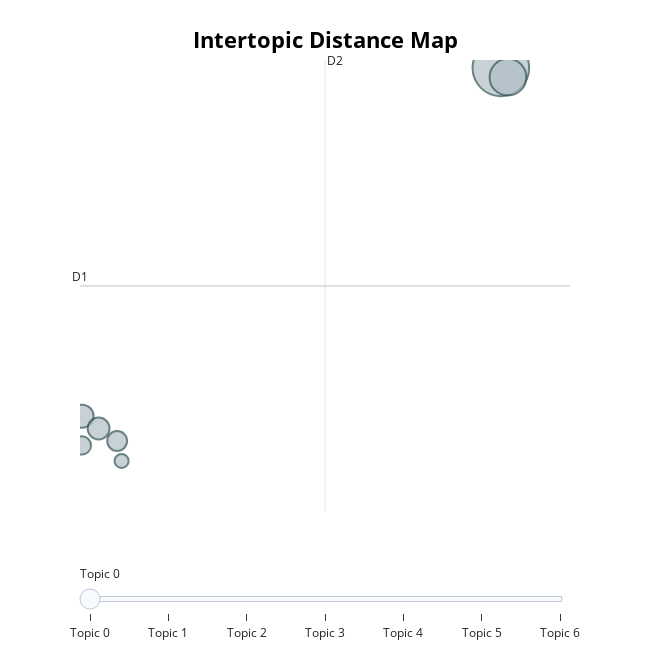

The notebook cell saved with this chart:
### Code cell
topic_model.visualize_topics()

### Figure 1 — Plotly figure (JSON) as saved in the notebook; plotly's stock layout.template omitted (floating-point values rounded to 4 significant figures)
{"data": [{"customdata": [[0, "online | shoes | fashion | clothing | store", 114], [1, "jewelry | jewelery | luxury | brands | high", 48], [2, "trade | events | internet | clothing apparels | accessories", 19], [3, "footwear | products | clothing | 1991 | products clothing", 17], [4, "clothing stores | stores | family | clothing | chain", 14], [5, "distribution | women children | men women | children | women", 12], [6, "shoe stores | shoe | chain | footwear men | stores", 7]], "hovertemplate": "<b>Topic %{customdata[0]}</b><br>%{customdata[1]}<br>Size: %{customdata[2]}", "legendgroup": "", "marker": {"color": "#B0BEC5", "line": {"color": "DarkSlateGrey", "width": 2}, "size": [114, 48, 19, 17, 14, 12, 7], "sizemode": "area", "sizeref": 0.07125, "symbol": "circle"}, "mode": "markers", "name": "", "orientation": "v", "showlegend": false, "type": "scatter", "x": [15.62, 15.89, -0.4714, 0.1647, 0.8776, -0.4786, 1.047], "xaxis": "x", "y": [1.539, 1.267, -8.688, -9.048, -9.415, -9.545, -10.0], "yaxis": "y"}], "layout": {"annotations": [{"showarrow": false, "text": "D1", "x": -0.5504, "y": -4.865, "yshift": 10}, {"showarrow": false, "text": "D2", "x": 8.864, "xshift": 10, "y": 1.77}], "height": 650, "hoverlabel": {"bgcolor": "white", "font": {"family": "Rockwell", "size": 16}}, "legend": {"itemsizing": "constant", "tracegroupgap": 0}, "margin": {"t": 60}, "shapes": [{"line": {"color": "#CFD8DC", "width": 2}, "type": "line", "x0": 8.864, "x1": 8.864, "y0": -11.5, "y1": 1.77}, {"line": {"color": "#9E9E9E", "width": 2}, "type": "line", "x0": -0.5504, "x1": 18.28, "y0": -4.865, "y1": -4.865}], "sliders": [{"active": 0, "pad": {"t": 50}, "steps": [{"args": [{"marker.color": [["red", "#B0BEC5", "#B0BEC5", "#B0BEC5", "#B0BEC5", "#B0BEC5", "#B0BEC5"]]}], "label": "Topic 0", "method": "update"}, {"args": [{"marker.color": [["#B0BEC5", "red", "#B0BEC5", "#B0BEC5", "#B0BEC5", "#B0BEC5", "#B0BEC5"]]}], "label": "Topic 1", "method": "update"}, {"args": [{"marker.color": [["#B0BEC5", "#B0BEC5", "red", "#B0BEC5", "#B0BEC5", "#B0BEC5", "#B0BEC5"]]}], "label": "Topic 2", "method": "update"}, {"args": [{"marker.color": [["#B0BEC5", "#B0BEC5", "#B0BEC5", "red", "#B0BEC5", "#B0BEC5", "#B0BEC5"]]}], "label": "Topic 3", "method": "update"}, {"args": [{"marker.color": [["#B0BEC5", "#B0BEC5", "#B0BEC5", "#B0BEC5", "red", "#B0BEC5", "#B0BEC5"]]}], "label": "Topic 4", "method": "update"}, {"args": [{"marker.color": [["#B0BEC5", "#B0BEC5", "#B0BEC5", "#B0BEC5", "#B0BEC5", "red", "#B0BEC5"]]}], "label": "Topic 5", "method": "update"}, {"args": [{"marker.color": [["#B0BEC5", "#B0BEC5", "#B0BEC5", "#B0BEC5", "#B0BEC5", "#B0BEC5", "red"]]}], "label": "Topic 6", "method": "update"}]}], "title": {"font": {"color": "Black", "size": 22}, "text": "<b>Intertopic Distance Map</b>", "x": 0.5, "xanchor": "center", "y": 0.95, "yanchor": "top"}, "width": 650, "xaxis": {"anchor": "y", "domain": [0, 1], "range": [-0.5504, 18.28], "title": {"text": ""}, "visible": false}, "yaxis": {"anchor": "x", "domain": [0, 1], "range": [-11.5, 1.77], "title": {"text": ""}, "visible": false}}}
